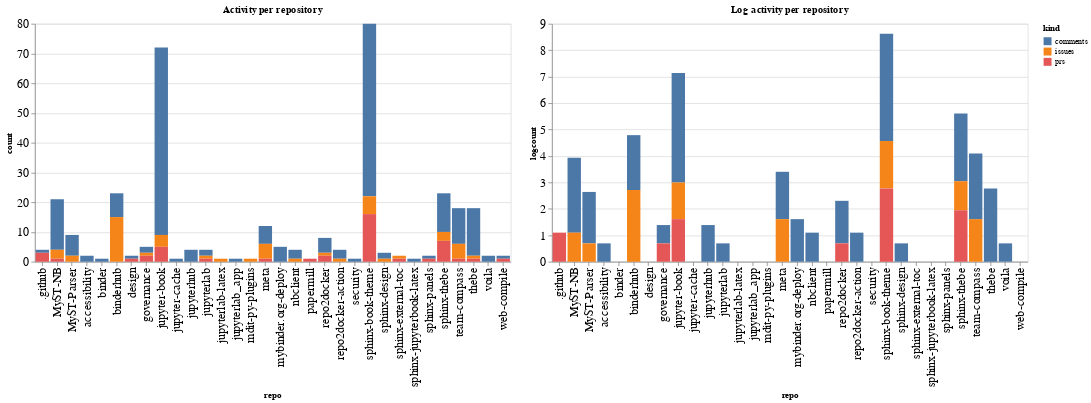

The notebook cell saved with this chart:
### Code cell
ch1 = alt.Chart(repo_summaries, width=600, title="Activity per repository").mark_bar().encode(
    x='repo',
    y='count',
    color='kind',
    tooltip="kind"
)

ch2 = alt.Chart(repo_summaries, width=600, title="Log activity per repository").mark_bar().encode(
    x='repo',
    y='logcount',
    color='kind',
    tooltip="kind"
)

ch1 | ch2

### Figure 1 — Vega-Lite specification as saved in the notebook (floating-point values rounded to 4 significant figures)
{"config": {"axisLeft": {"labelFontSize": 15}, "axisBottom": {"labelFontSize": 15}}, "hconcat": [{"mark": "bar", "encoding": {"color": {"type": "nominal", "field": "kind"}, "tooltip": {"type": "nominal", "field": "kind"}, "x": {"type": "nominal", "field": "repo"}, "y": {"type": "quantitative", "field": "count"}}, "title": "Activity per repository", "width": 600}, {"mark": "bar", "encoding": {"color": {"type": "nominal", "field": "kind"}, "tooltip": {"type": "nominal", "field": "kind"}, "x": {"type": "nominal", "field": "repo"}, "y": {"type": "quantitative", "field": "logcount"}}, "title": "Log activity per repository", "width": 600}], "data": {"name": "data-789d39c803c6faa27aaa9e4ea7b16f1b"}, "$schema": "https://vega.github.io/schema/vega-lite/v4.8.1.json", "datasets": {"data-789d39c803c6faa27aaa9e4ea7b16f1b": [{"repo": ".github", "kind": "comments", "count": 1, "logcount": 0.0}, {"repo": ".github", "kind": "prs", "count": 3, "logcount": 1.099}, {"repo": "MyST-NB", "kind": "comments", "count": 17, "logcount": 2.833}, {"repo": "MyST-NB", "kind": "issues", "count": 3, "logcount": 1.099}, {"repo": "MyST-NB", "kind": "prs", "count": 1, "logcount": 0.0}, {"repo": "MyST-Parser", "kind": "comments", "count": 7, "logcount": 1.946}, {"repo": "MyST-Parser", "kind": "issues", "count": 2, "logcount": 0.6931}, {"repo": "accessibility", "kind": "comments", "count": 2, "logcount": 0.6931}, {"repo": "binder", "kind": "comments", "count": 1, "logcount": 0.0}, {"repo": "binderhub", "kind": "comments", "count": 8, "logcount": 2.079}, {"repo": "binderhub", "kind": "issues", "count": 15, "logcount": 2.708}, {"repo": "design", "kind": "comments", "count": 1, "logcount": 0.0}, {"repo": "design", "kind": "prs", "count": 1, "logcount": 0.0}, {"repo": "governance", "kind": "comments", "count": 2, "logcount": 0.6931}, {"repo": "governance", "kind": "issues", "count": 1, "logcount": 0.0}, {"repo": "governance", "kind": "prs", "count": 2, "logcount": 0.6931}, {"repo": "jupyter-book", "kind": "comments", "count": 63, "logcount": 4.143}, {"repo": "jupyter-book", "kind": "issues", "count": 4, "logcount": 1.386}, {"repo": "jupyter-book", "kind": "prs", "count": 5, "logcount": 1.609}, {"repo": "jupyter-cache", "kind": "comments", "count": 1, "logcount": 0.0}, {"repo": "jupyterhub", "kind": "comments", "count": 4, "logcount": 1.386}, {"repo": "jupyterlab", "kind": "comments", "count": 2, "logcount": 0.6931}, {"repo": "jupyterlab", "kind": "issues", "count": 1, "logcount": 0.0}, {"repo": "jupyterlab", "kind": "prs", "count": 1, "logcount": 0.0}, {"repo": "jupyterlab-latex", "kind": "issues", "count": 1, "logcount": 0.0}, {"repo": "jupyterlab_app", "kind": "comments", "count": 1, "logcount": 0.0}, {"repo": "mdit-py-plugins", "kind": "issues", "count": 1, "logcount": 0.0}, {"repo": "meta", "kind": "comments", "count": 6, "logcount": 1.792}, {"repo": "meta", "kind": "issues", "count": 5, "logcount": 1.609}, {"repo": "meta", "kind": "prs", "count": 1, "logcount": 0.0}, {"repo": "mybinder.org-deploy", "kind": "comments", "count": 5, "logcount": 1.609}, {"repo": "nbclient", "kind": "comments", "count": 3, "logcount": 1.099}, {"repo": "nbclient", "kind": "issues", "count": 1, "logcount": 0.0}, {"repo": "papermill", "kind": "prs", "count": 1, "logcount": 0.0}, {"repo": "repo2docker", "kind": "comments", "count": 5, "logcount": 1.609}, {"repo": "repo2docker", "kind": "issues", "count": 1, "logcount": 0.0}, {"repo": "repo2docker", "kind": "prs", "count": 2, "logcount": 0.6931}, {"repo": "repo2docker-action", "kind": "comments", "count": 3, "logcount": 1.099}, {"repo": "repo2docker-action", "kind": "issues", "count": 1, "logcount": 0.0}, {"repo": "security", "kind": "comments", "count": 1, "logcount": 0.0}, {"repo": "sphinx-book-theme", "kind": "comments", "count": 58, "logcount": 4.06}, {"repo": "sphinx-book-theme", "kind": "issues", "count": 6, "logcount": 1.792}, {"repo": "sphinx-book-theme", "kind": "prs", "count": 16, "logcount": 2.773}, {"repo": "sphinx-design", "kind": "comments", "count": 2, "logcount": 0.6931}, {"repo": "sphinx-design", "kind": "issues", "count": 1, "logcount": 0.0}, {"repo": "sphinx-external-toc", "kind": "issues", "count": 1, "logcount": 0.0}, {"repo": "sphinx-external-toc", "kind": "prs", "count": 1, "logcount": 0.0}, {"repo": "sphinx-jupyterbook-latex", "kind": "comments", "count": 1, "logcount": 0.0}, {"repo": "sphinx-panels", "kind": "comments", "count": 1, "logcount": 0.0}, {"repo": "sphinx-panels", "kind": "prs", "count": 1, "logcount": 0.0}, {"repo": "sphinx-thebe", "kind": "comments", "count": 13, "logcount": 2.565}, {"repo": "sphinx-thebe", "kind": "issues", "count": 3, "logcount": 1.099}, {"repo": "sphinx-thebe", "kind": "prs", "count": 7, "logcount": 1.946}, {"repo": "team-compass", "kind": "comments", "count": 12, "logcount": 2.485}, {"repo": "team-compass", "kind": "issues", "count": 5, "logcount": 1.609}, {"repo": "team-compass", "kind": "prs", "count": 1, "logcount": 0.0}, {"repo": "thebe", "kind": "comments", "count": 16, "logcount": 2.773}, {"repo": "thebe", "kind": "issues", "count": 1, "logcount": 0.0}, {"repo": "thebe", "kind": "prs", "count": 1, "logcount": 0.0}, {"repo": "voila", "kind": "comments", "count": 2, "logcount": 0.6931}, {"repo": "web-compile", "kind": "comments", "count": 1, "logcount": 0.0}, {"repo": "web-compile", "kind": "prs", "count": 1, "logcount": 0.0}]}}
